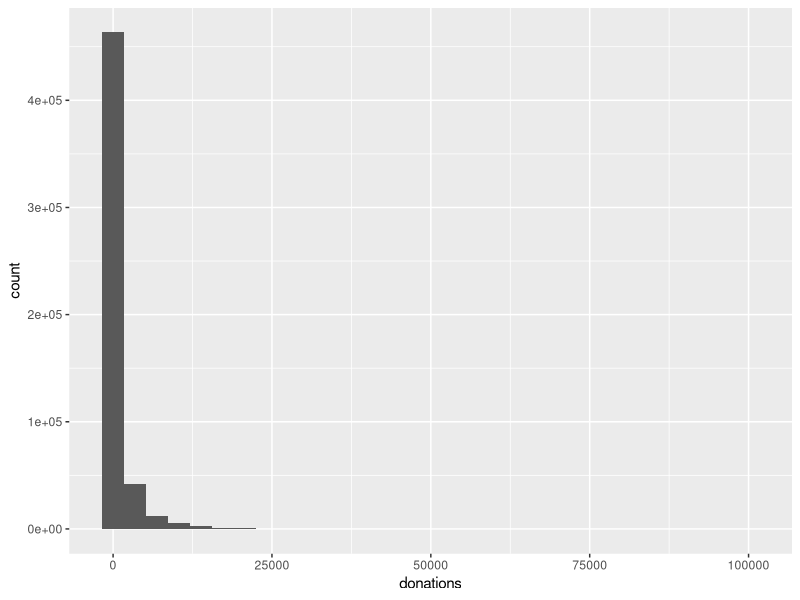
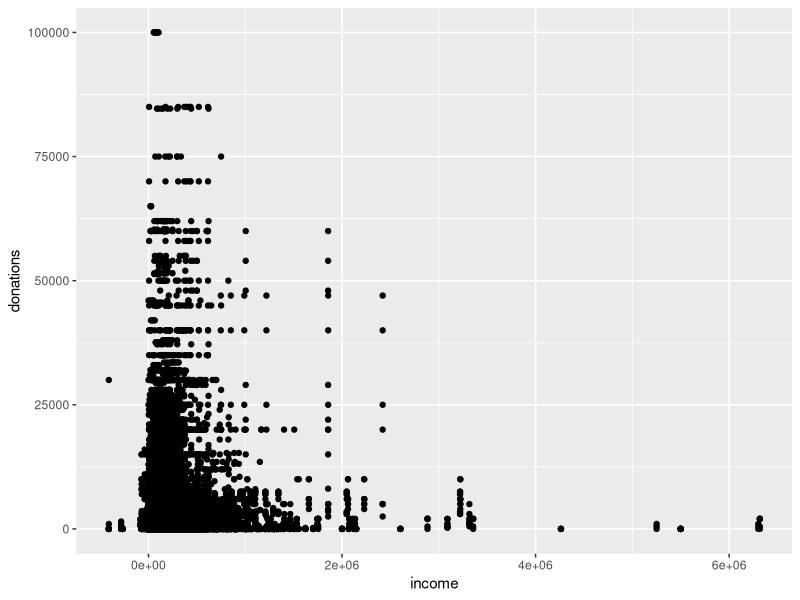
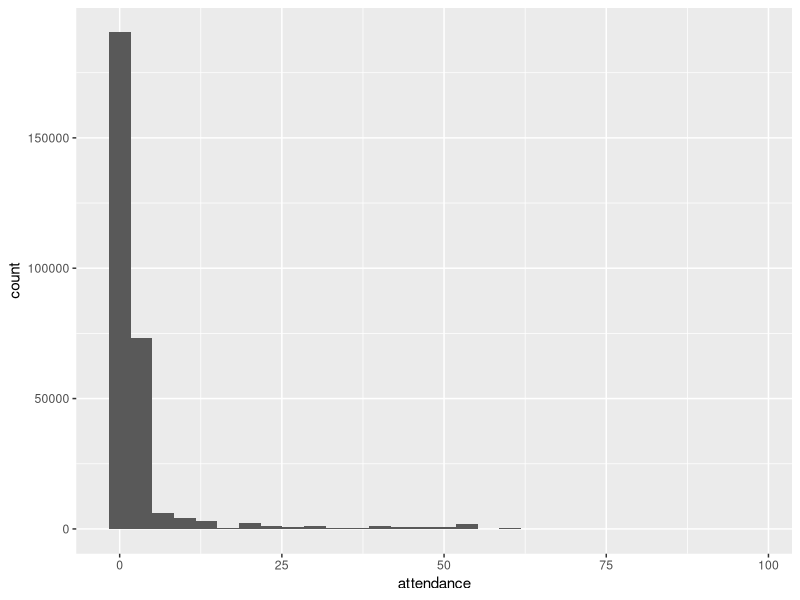
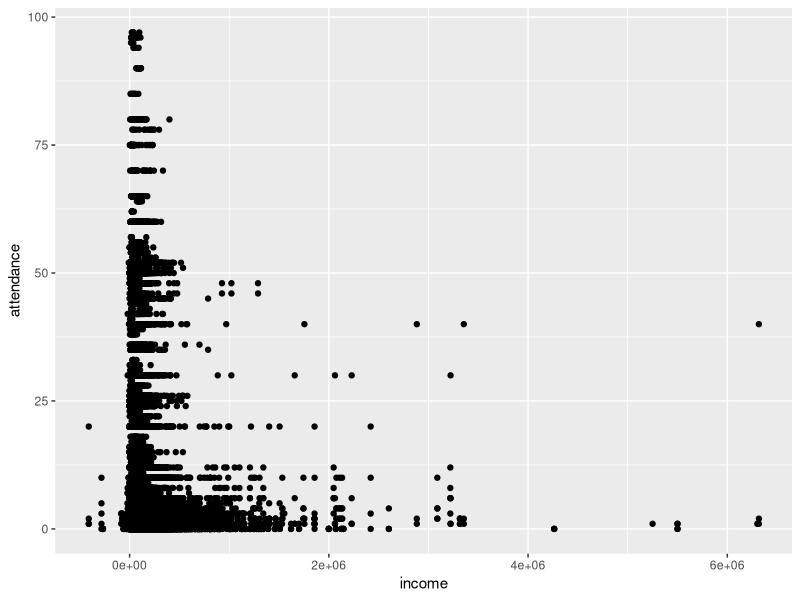
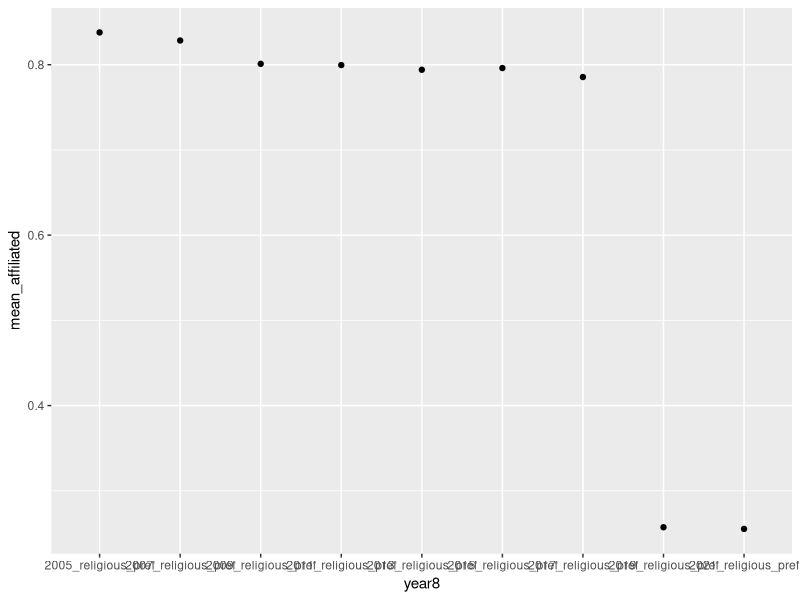
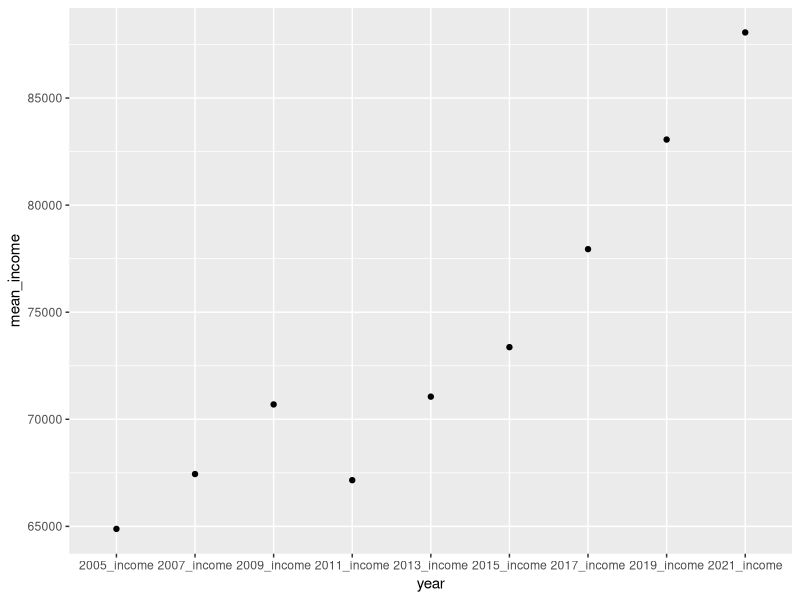
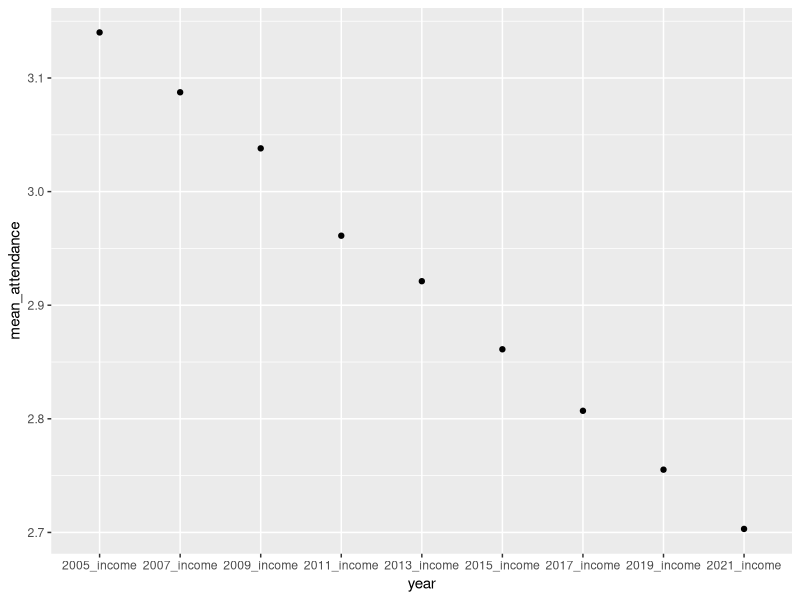

Write the R code that produced these figures, in order.
## ---- chunk 1
knitr::opts_chunk$set(echo = TRUE)
## ---- chunk 2
library(readxl)
raw_PSID <- read_excel("J325858.xlsx")
## ---- chunk 3
# label variables
library(tidyverse)
renamed_PSID <- raw_PSID |>
  rename(
    "2005_release_num"=ER25001, 
    "2005_interview_id"=ER25002,     
    "2005_state_code"=ER25003,            
    "2005_current_state"=ER25004,
    "2005_family_id"=ER25009,
    "2005_religious_pref"=ER27442,             
    "2005_donations"=ER27451,   
    "2005_attendance"=ER27708,      
    "2005_income"=ER28037,       
    
    "2007_release_num"=ER36001,                          
    "2007_interview_id"=ER36002,     
    "2007_state_code"=ER36003,            
    "2007_current_state"=ER36004,
    "2007_family_id"=ER36009,
    "2007_religious_pref"=ER40614,             
    "2007_donations"=ER40622,   
    "2007_income"=ER41027,        
    
    "2009_release_num"=ER42001,                          
    "2009_interview_id"=ER42002,     
    "2009_state_code"=ER42003,            
    "2009_current_state"=ER42004,
    "2009_family_id"=ER42009,
    "2009_religious_pref"=ER46592,             
    "2009_donations"=ER46600,   
    "2009_income"=ER46935, 
    
    "2011_release_num"=ER47301,                          
    "2011_interview_id"=ER47302,     
    "2011_state_code"=ER47303,            
    "2011_current_state"=ER47304,
    "2011_family_id"=ER47309,
    "2011_religious_pref"=ER51953,             
    "2011_donations"=ER51961,   
    "2011_attendance"=ER52046,      
    "2011_income"=ER52343, 
    
    "2013_release_num"=ER53001,                          
    "2013_interview_id"=ER53002,     
    "2013_state_code"=ER53003,            
    "2013_current_state"=ER53004,
    "2013_family_id"=ER53009,
    "2013_religious_pref"=ER57709,             
    "2013_donations"=ER57730,   
    "2013_income"=ER58152,
    
    "2015_release_num"=ER60001,                          
    "2015_interview_id"=ER60002,     
    "2015_state_code"=ER60003,            
    "2015_current_state"=ER60004,
    "2015_family_id"=ER60009,
    "2015_religious_pref"=ER64869,             
    "2015_donations"=ER64910,   
    "2015_income"=ER65349,
    
    "2017_release_num"=ER66001,                          
    "2017_interview_id"=ER66002,     
    "2017_state_code"=ER66003,            
    "2017_current_state"=ER66004,
    "2017_family_id"=ER66009,
    "2017_religious_pref"=ER70941,             
    "2017_donations"=ER71042,   
    "2017_attendance"=ER71064,      
    "2017_income"=ER71426, 
    
    "2019_release_num"=ER72001,                          
    "2019_interview_id"=ER72002,     
    "2019_state_code"=ER72003,            
    "2019_current_state"=ER72004,
    "2019_family_id"=ER72009,
    "2019_religious_pref"=ER76960,             
    "2019_donations"=ER77064,   
    "2019_attendance"=ER77086,      
    "2019_income"=ER77448,
    
    "2021_release_num"=ER78001,                          
    "2021_interview_id"=ER78002,     
    "2021_state_code"=ER78003,            
    "2021_current_state"=ER78004,
    "2021_family_id"=ER78009,
    "2021_religious_pref"=ER81188,             
    "2021_donations"=ER81340,   
    "2021_attendance"=ER81422,      
    "2021_income"=ER81775
  )
## ---- chunk 4
# change from wide to tidy format
donationsincome <- renamed_PSID |>
  pivot_longer(cols=c("2005_income", "2007_income", "2009_income", "2011_income", "2013_income", "2015_income", "2017_income", "2019_income", "2021_income"), names_to="year", values_to="income") |>
  pivot_longer(cols=c("2005_donations", "2007_donations", "2009_donations", "2011_donations", "2013_donations", "2015_donations", "2017_donations", "2019_donations", "2021_donations"), names_to="year2", values_to="donations") |>
  select(donations, income, year)
## ---- chunk 5
library(ggplot2)
library(skimr)
skim(donationsincome$donations)
cleaneddonationsincome <- donationsincome |>
  filter(!donations == 999997) |>
  filter(!donations == 999998) |>
  filter(!donations == 999999) |>
  filter(!is.na(donations)) |>
  filter(!income == -999999) |>
  filter(!income == 9999999) |>
  filter(!is.na(income))
ggplot(cleaneddonationsincome, aes(donations)) + geom_histogram()
ggplot(cleaneddonationsincome, aes(income, donations)) + geom_point()
## ---- chunk 6
attendanceincome <- renamed_PSID |>
   pivot_longer(cols=c("2005_income", "2007_income", "2009_income", "2011_income", "2013_income", "2015_income", "2017_income", "2019_income", "2021_income"), names_to="year", values_to="income") |>
  pivot_longer(cols=c("2005_attendance", "2011_attendance", "2017_attendance", "2019_attendance", "2021_attendance"), names_to="year9", values_to="attendance") |>
  select(attendance, income, year)
## ---- chunk 7
skim(attendanceincome$attendance)
cleanedattendanceincome <- attendanceincome |>
  filter(!attendance == 98) |>
  filter(!attendance == 99) |>
  filter(!is.na(attendance)) |>
  filter(!income == -999999) |>
  filter(!income == 9999999) |>
  filter(!is.na(income))
ggplot(cleanedattendanceincome, aes(attendance)) + geom_histogram()
ggplot(cleanedattendanceincome, aes(income, attendance)) + geom_point()
## ---- chunk 8
affiliationtime <- renamed_PSID |>
  pivot_longer(cols=c("2005_religious_pref", "2007_religious_pref", "2009_religious_pref", "2011_religious_pref", "2013_religious_pref", "2015_religious_pref", "2017_religious_pref", "2019_religious_pref", "2021_religious_pref"), names_to="year8", values_to="religious_pref") |>
  select(religious_pref, year8)
## ---- chunk 9
cleanedaffiliationtime <- affiliationtime |>
  filter(!is.na(religious_pref)) |>
  mutate(affiliated = if_else((religious_pref == 1|religious_pref == 2|religious_pref == 8|religious_pref == 10|religious_pref == 13), 1, 0)) |>
  group_by(year8) |>
  summarize(mean_affiliated = mean(affiliated))

ggplot(cleanedaffiliationtime, aes(year8, mean_affiliated)) + geom_point()
## ---- chunk 10
cleaneddonationsincome2 <- cleaneddonationsincome |>
  group_by(year) |>
  summarize(mean_income = mean(income))
cleanedattendanceincome2 <- cleanedattendanceincome |>
  group_by(year) |>
  summarize(mean_attendance = mean(attendance))

ggplot(cleaneddonationsincome2, aes(year, mean_income)) + geom_point()
ggplot(cleanedattendanceincome2, aes(year, mean_attendance)) + geom_point()
